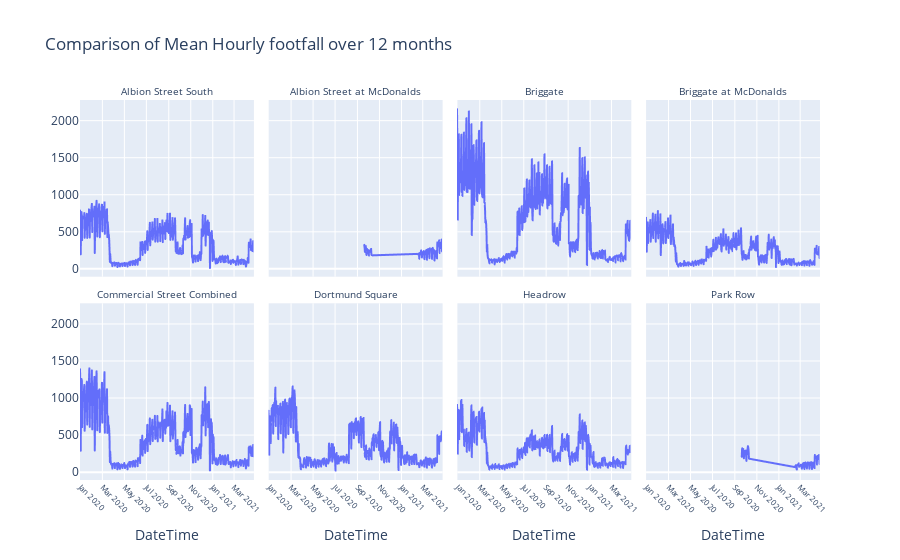

The code cell stored with this chart in its notebook:
### Markdown cell above
With such a clear contrast to 2019 established, the next step of the analysis was to look at the lockdown period specifically.  Since the pandemic hit so early on in 2020, the entire year is included in most of the analysis except for the change from baseline later on.

First, the data was aggregated to daily frequency and the mean hourly footfall for each day was calculated and plotted below.  The chart has been split out by location to identify whether any specific trends in the data occurred homogenously across the city centre.  Previous analysis has at LIDA has identified gaps which might lead to distorted visualisations if not corrected for.

### Code cell
def mean_hourly_location(dataf,freq):

    if freq == "day":
        dataf = dataf.groupby(['Location',
            pd.Grouper(key="DateTime",freq="D"),'BRCWeekNum','BRCMonth','BRCYear'])['Count'].aggregate(np.mean)
    elif freq == "month":
        dataf = dataf.groupby(
            ['Location','BRCMonthNum',pd.Grouper(key="BRCMonth"),'BRCYear'])['Count'].aggregate(np.mean).reset_index()
    elif freq == "week":
        dataf = dataf.set_index('DateTime').groupby(
            ['Location',pd.Grouper(key="BRCWeekNum")])['Count'].aggregate(np.mean)
    elif freq == "year":
        dataf = dataf.set_index('DateTime').groupby(
            ['Location',pd.Grouper(key="BRCYear")])['Count'].aggregate(np.mean)

    return dataf


data_lockdown_location = (footfalldf
        .pipe(start_pipeline)
        .pipe(mean_hourly_location,"day")
        .pipe(reset_df_index)
        .pipe(set_dt_index))

data_lockdown_location = data_lockdown_location.loc[data_lockdown_location.BRCYear >= 2020]

fig = px.line(data_lockdown_location,
                  title="Daily Mean Hourly footfall by individual camera - 2020 and 2021",
                  y='Count',
              facet_col='Location',facet_col_wrap=4,
                           labels={"Count": ""})
fig.for_each_annotation(lambda a: a.update(text=a.text.split("=")[-1],
                                           font_size=10))

fig.update_xaxes(nticks=10, tickangle=45, tickfont=dict(size=8))

fig.show()

### Figure 1 — Plotly figure (JSON) as saved in the notebook; plotly's stock layout.template omitted (floating-point values rounded to 4 significant figures; data arrays with more than 128 entries replaced by an {"elided": "..."} marker saying what was removed)
{"data": [{"hovertemplate": "Location=Albion Street South<br>DateTime=%{x}<br>=%{y}<extra></extra>", "legendgroup": "", "line": {"color": "#636efa", "dash": "solid"}, "mode": "lines", "name": "", "showlegend": false, "type": "scattergl", "x": {"elided": "483 str values"}, "xaxis": "x5", "y": {"elided": "483 float values"}, "yaxis": "y5"}, {"hovertemplate": "Location=Albion Street at McDonalds<br>DateTime=%{x}<br>=%{y}<extra></extra>", "legendgroup": "", "line": {"color": "#636efa", "dash": "solid"}, "mode": "lines", "name": "", "showlegend": false, "type": "scattergl", "x": ["2020-09-21T00:00:00", "2020-09-22T00:00:00", "2020-09-23T00:00:00", "2020-09-24T00:00:00", "2020-09-25T00:00:00", "2020-09-26T00:00:00", "2020-09-27T00:00:00", "2020-09-28T00:00:00", "2020-09-29T00:00:00", "2020-09-30T00:00:00", "2020-10-01T00:00:00", "2020-10-02T00:00:00", "2020-10-03T00:00:00", "2020-10-04T00:00:00", "2020-10-05T00:00:00", "2020-10-06T00:00:00", "2020-10-07T00:00:00", "2020-10-08T00:00:00", "2020-10-09T00:00:00", "2020-10-10T00:00:00", "2020-10-11T00:00:00", "2021-02-15T00:00:00", "2021-02-16T00:00:00", "2021-02-17T00:00:00", "2021-02-18T00:00:00", "2021-02-19T00:00:00", "2021-02-20T00:00:00", "2021-02-21T00:00:00", "2021-02-22T00:00:00", "2021-02-23T00:00:00", "2021-02-24T00:00:00", "2021-02-25T00:00:00", "2021-02-26T00:00:00", "2021-02-27T00:00:00", "2021-02-28T00:00:00", "2021-03-01T00:00:00", "2021-03-02T00:00:00", "2021-03-03T00:00:00", "2021-03-04T00:00:00", "2021-03-05T00:00:00", "2021-03-06T00:00:00", "2021-03-07T00:00:00", "2021-03-08T00:00:00", "2021-03-09T00:00:00", "2021-03-10T00:00:00", "2021-03-11T00:00:00", "2021-03-12T00:00:00", "2021-03-13T00:00:00", "2021-03-14T00:00:00", "2021-03-15T00:00:00", "2021-03-16T00:00:00", "2021-03-17T00:00:00", "2021-03-18T00:00:00", "2021-03-19T00:00:00", "2021-03-20T00:00:00", "2021-03-21T00:00:00", "2021-03-22T00:00:00", "2021-03-23T00:00:00", "2021-03-24T00:00:00", "2021-03-25T00:00:00", "2021-03-26T00:00:00", "2021-03-27T00:00:00", "2021-03-28T00:00:00", "2021-03-29T00:00:00", "2021-03-30T00:00:00", "2021-03-31T00:00:00", "2021-04-01T00:00:00", "2021-04-02T00:00:00", "2021-04-03T00:00:00", "2021-04-04T00:00:00", "2021-04-05T00:00:00", "2021-04-06T00:00:00", "2021-04-07T00:00:00", "2021-04-08T00:00:00", "2021-04-09T00:00:00", "2021-04-10T00:00:00", "2021-04-11T00:00:00", "2021-04-12T00:00:00", "2021-04-13T00:00:00", "2021-04-14T00:00:00", "2021-04-15T00:00:00", "2021-04-16T00:00:00", "2021-04-17T00:00:00", "2021-04-18T00:00:00", "2021-04-19T00:00:00", "2021-04-20T00:00:00", "2021-04-21T00:00:00", "2021-04-22T00:00:00", "2021-04-23T00:00:00", "2021-04-24T00:00:00", "2021-04-25T00:00:00"], "xaxis": "x6", "y": [327.0, 288.3, 227.6, 260.0, 310.8, 283.3, 187.2, 258.7, 270.3, 211.1, 245.3, 252.3, 213.4, 179.4, 244.3, 229.6, 248.3, 230.6, 269.7, 271.5, 185.8, 205.6, 201.9, 195.1, 198.6, 206.1, 210.6, 136.3, 216.8, 192.9, 196.6, 221.0, 250.5, 238.9, 154.7, 200.9, 198.9, 194.8, 202.7, 240.6, 233.7, 130.5, 237.4, 234.2, 197.8, 233.6, 254.8, 243.9, 122.5, 255.9, 266.3, 268.9, 243.0, 265.4, 240.1, 143.8, 280.0, 246.6, 266.0, 262.0, 268.7, 249.5, 134.5, 284.7, 285.9, 272.4, 264.0, 211.4, 253.0, 113.4, 162.1, 234.6, 223.5, 223.6, 245.5, 208.0, 142.3, 359.6, 300.3, 315.5, 310.5, 356.5, 386.8, 213.2, 353.8, 301.8, 280.9, 352.5, 350.6, 399.0, 235.2], "yaxis": "y6"}, {"hovertemplate": "Location=Briggate<br>DateTime=%{x}<br>=%{y}<extra></extra>", "legendgroup": "", "line": {"color": "#636efa", "dash": "solid"}, "mode": "lines", "name": "", "showlegend": false, "type": "scattergl", "x": {"elided": "483 str values"}, "xaxis": "x7", "y": {"elided": "483 float values"}, "yaxis": "y7"}, {"hovertemplate": "Location=Briggate at McDonalds<br>DateTime=%{x}<br>=%{y}<extra></extra>", "legendgroup": "", "line": {"color": "#636efa", "dash": "solid"}, "mode": "lines", "name": "", "showlegend": false, "type": "scattergl", "x": {"elided": "483 str values"}, "xaxis": "x8", "y": {"elided": "483 float values"}, "yaxis": "y8"}, {"hovertemplate": "Location=Commercial Street Combined<br>DateTime=%{x}<br>=%{y}<extra></extra>", "legendgroup": "", "line": {"color": "#636efa", "dash": "solid"}, "mode": "lines", "name": "", "showlegend": false, "type": "scattergl", "x": {"elided": "483 str values"}, "xaxis": "x", "y": {"elided": "483 float values"}, "yaxis": "y"}, {"hovertemplate": "Location=Dortmund Square<br>DateTime=%{x}<br>=%{y}<extra></extra>", "legendgroup": "", "line": {"color": "#636efa", "dash": "solid"}, "mode": "lines", "name": "", "showlegend": false, "type": "scattergl", "x": {"elided": "483 str values"}, "xaxis": "x2", "y": {"elided": "483 float values"}, "yaxis": "y2"}, {"hovertemplate": "Location=Headrow<br>DateTime=%{x}<br>=%{y}<extra></extra>", "legendgroup": "", "line": {"color": "#636efa", "dash": "solid"}, "mode": "lines", "name": "", "showlegend": false, "type": "scattergl", "x": {"elided": "483 str values"}, "xaxis": "x3", "y": {"elided": "483 float values"}, "yaxis": "y3"}, {"hovertemplate": "Location=Park Row<br>DateTime=%{x}<br>=%{y}<extra></extra>", "legendgroup": "", "line": {"color": "#636efa", "dash": "solid"}, "mode": "lines", "name": "", "showlegend": false, "type": "scattergl", "x": ["2020-09-21T00:00:00", "2020-09-22T00:00:00", "2020-09-23T00:00:00", "2020-09-24T00:00:00", "2020-09-25T00:00:00", "2020-09-26T00:00:00", "2020-09-27T00:00:00", "2020-09-28T00:00:00", "2020-09-29T00:00:00", "2020-09-30T00:00:00", "2020-10-01T00:00:00", "2020-10-02T00:00:00", "2020-10-03T00:00:00", "2020-10-04T00:00:00", "2020-10-05T00:00:00", "2020-10-06T00:00:00", "2020-10-07T00:00:00", "2020-10-08T00:00:00", "2020-10-09T00:00:00", "2020-10-10T00:00:00", "2020-10-11T00:00:00", "2021-02-15T00:00:00", "2021-02-16T00:00:00", "2021-02-17T00:00:00", "2021-02-18T00:00:00", "2021-02-19T00:00:00", "2021-02-20T00:00:00", "2021-02-21T00:00:00", "2021-02-22T00:00:00", "2021-02-23T00:00:00", "2021-02-24T00:00:00", "2021-02-25T00:00:00", "2021-02-26T00:00:00", "2021-02-27T00:00:00", "2021-02-28T00:00:00", "2021-03-01T00:00:00", "2021-03-02T00:00:00", "2021-03-03T00:00:00", "2021-03-04T00:00:00", "2021-03-05T00:00:00", "2021-03-06T00:00:00", "2021-03-07T00:00:00", "2021-03-08T00:00:00", "2021-03-09T00:00:00", "2021-03-10T00:00:00", "2021-03-11T00:00:00", "2021-03-12T00:00:00", "2021-03-13T00:00:00", "2021-03-14T00:00:00", "2021-03-15T00:00:00", "2021-03-16T00:00:00", "2021-03-17T00:00:00", "2021-03-18T00:00:00", "2021-03-19T00:00:00", "2021-03-20T00:00:00", "2021-03-21T00:00:00", "2021-03-22T00:00:00", "2021-03-23T00:00:00", "2021-03-24T00:00:00", "2021-03-25T00:00:00", "2021-03-26T00:00:00", "2021-03-27T00:00:00", "2021-03-28T00:00:00", "2021-03-29T00:00:00", "2021-03-30T00:00:00", "2021-03-31T00:00:00", "2021-04-01T00:00:00", "2021-04-02T00:00:00", "2021-04-03T00:00:00", "2021-04-04T00:00:00", "2021-04-05T00:00:00", "2021-04-06T00:00:00", "2021-04-07T00:00:00", "2021-04-08T00:00:00", "2021-04-09T00:00:00", "2021-04-10T00:00:00", "2021-04-11T00:00:00", "2021-04-12T00:00:00", "2021-04-13T00:00:00", "2021-04-14T00:00:00", "2021-04-15T00:00:00", "2021-04-16T00:00:00", "2021-04-17T00:00:00", "2021-04-18T00:00:00", "2021-04-19T00:00:00", "2021-04-20T00:00:00", "2021-04-21T00:00:00", "2021-04-22T00:00:00", "2021-04-23T00:00:00", "2021-04-24T00:00:00", "2021-04-25T00:00:00"], "xaxis": "x4", "y": [206.6, 322.1, 213.9, 263.2, 312.9, 305.4, 186.8, 269.0, 289.0, 238.6, 275.0, 291.2, 223.9, 152.0, 290.4, 243.9, 288.9, 351.2, 336.5, 291.5, 181.6, 68.88, 80.12, 79.12, 94.08, 93.0, 48.25, 36.46, 95.42, 86.88, 87.79, 106.0, 119.2, 71.08, 80.17, 87.38, 90.54, 85.88, 100.2, 96.33, 68.92, 46.5, 96.29, 109.7, 88.83, 123.2, 121.5, 66.21, 42.96, 127.1, 125.0, 131.2, 111.0, 115.4, 68.54, 49.0, 121.2, 131.6, 131.3, 125.3, 97.17, 98.62, 45.75, 121.6, 131.5, 110.9, 121.2, 134.4, 94.0, 41.79, 63.25, 119.0, 130.3, 115.5, 127.7, 84.46, 55.0, 231.9, 186.3, 189.7, 207.6, 206.6, 192.6, 102.7, 220.4, 194.9, 177.1, 206.8, 230.3, 221.1, 111.0], "yaxis": "y4"}], "layout": {"annotations": [{"font": {"size": 10}, "showarrow": false, "text": "Commercial Street Combined", "x": 0.1175, "xanchor": "center", "xref": "paper", "y": 0.465, "yanchor": "bottom", "yref": "paper"}, {"font": {"size": 10}, "showarrow": false, "text": "Dortmund Square", "x": 0.3725, "xanchor": "center", "xref": "paper", "y": 0.465, "yanchor": "bottom", "yref": "paper"}, {"font": {"size": 10}, "showarrow": false, "text": "Headrow", "x": 0.6275, "xanchor": "center", "xref": "paper", "y": 0.465, "yanchor": "bottom", "yref": "paper"}, {"font": {"size": 10}, "showarrow": false, "text": "Park Row", "x": 0.8825, "xanchor": "center", "xref": "paper", "y": 0.465, "yanchor": "bottom", "yref": "paper"}, {"font": {"size": 10}, "showarrow": false, "text": "Albion Street South", "x": 0.1175, "xanchor": "center", "xref": "paper", "y": 1.0, "yanchor": "bottom", "yref": "paper"}, {"font": {"size": 10}, "showarrow": false, "text": "Albion Street at McDonalds", "x": 0.3725, "xanchor": "center", "xref": "paper", "y": 1.0, "yanchor": "bottom", "yref": "paper"}, {"font": {"size": 10}, "showarrow": false, "text": "Briggate", "x": 0.6275, "xanchor": "center", "xref": "paper", "y": 1.0, "yanchor": "bottom", "yref": "paper"}, {"font": {"size": 10}, "showarrow": false, "text": "Briggate at McDonalds", "x": 0.8825, "xanchor": "center", "xref": "paper", "y": 1.0, "yanchor": "bottom", "yref": "paper"}], "legend": {"tracegroupgap": 0}, "title": {"text": "Comparison of Mean Hourly footfall over 12 months"}, "xaxis": {"anchor": "y", "domain": [0.0, 0.235], "nticks": 10, "tickangle": 45, "tickfont": {"size": 8}, "title": {"text": "DateTime"}}, "xaxis2": {"anchor": "y2", "domain": [0.255, 0.49], "matches": "x", "nticks": 10, "tickangle": 45, "tickfont": {"size": 8}, "title": {"text": "DateTime"}}, "xaxis3": {"anchor": "y3", "domain": [0.51, 0.745], "matches": "x", "nticks": 10, "tickangle": 45, "tickfont": {"size": 8}, "title": {"text": "DateTime"}}, "xaxis4": {"anchor": "y4", "domain": [0.765, 1.0], "matches": "x", "nticks": 10, "tickangle": 45, "tickfont": {"size": 8}, "title": {"text": "DateTime"}}, "xaxis5": {"anchor": "y5", "domain": [0.0, 0.235], "matches": "x", "nticks": 10, "showticklabels": false, "tickangle": 45, "tickfont": {"size": 8}}, "xaxis6": {"anchor": "y6", "domain": [0.255, 0.49], "matches": "x", "nticks": 10, "showticklabels": false, "tickangle": 45, "tickfont": {"size": 8}}, "xaxis7": {"anchor": "y7", "domain": [0.51, 0.745], "matches": "x", "nticks": 10, "showticklabels": false, "tickangle": 45, "tickfont": {"size": 8}}, "xaxis8": {"anchor": "y8", "domain": [0.765, 1.0], "matches": "x", "nticks": 10, "showticklabels": false, "tickangle": 45, "tickfont": {"size": 8}}, "yaxis": {"anchor": "x", "domain": [0.0, 0.465], "title": {"text": ""}}, "yaxis2": {"anchor": "x2", "domain": [0.0, 0.465], "matches": "y", "showticklabels": false}, "yaxis3": {"anchor": "x3", "domain": [0.0, 0.465], "matches": "y", "showticklabels": false}, "yaxis4": {"anchor": "x4", "domain": [0.0, 0.465], "matches": "y", "showticklabels": false}, "yaxis5": {"anchor": "x5", "domain": [0.535, 1.0], "matches": "y", "title": {"text": ""}}, "yaxis6": {"anchor": "x6", "domain": [0.535, 1.0], "matches": "y", "showticklabels": false}, "yaxis7": {"anchor": "x7", "domain": [0.535, 1.0], "matches": "y", "showticklabels": false}, "yaxis8": {"anchor": "x8", "domain": [0.535, 1.0], "matches": "y", "showticklabels": false}}}
